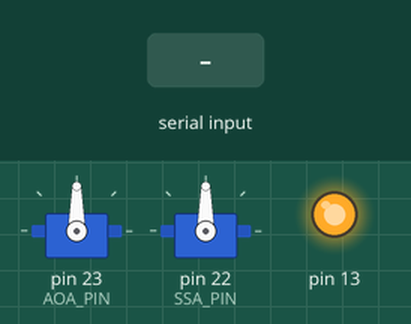
Simulated run of this sketch. Board: Arduino Mega 2560, built with avr-gcc and run on an emulated ATmega2560. On the bench: 2 × servo, output pins drawn as LEDs (lit = HIGH). The test bench sets the inputs (shaded band).

Above: at 1.2 s.
1.3 s: "1" received over Serial
At 1.7 s:
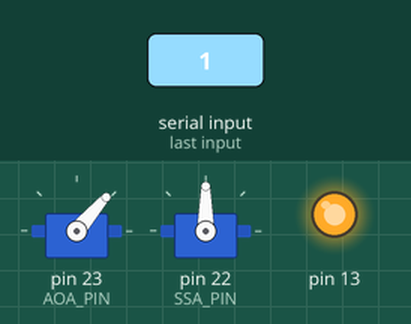
2.8 s: "0" received over Serial
At 4.1 s:
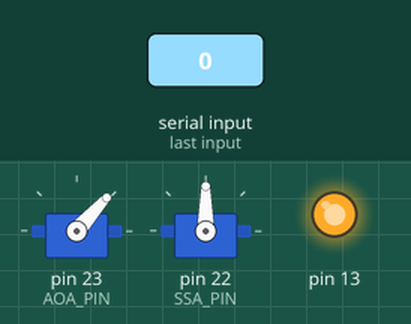
Timing chart, 0 to 5.8 s (numbered marks = the images above; inputs shaded):
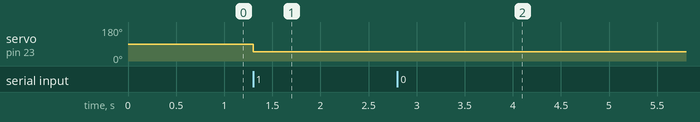

The sketch:

Teensy_Servo_Calibration.ino
```cpp
#include <Servo.h>


#define AOA

#define AOA_PIN 23    //angle of attack servo signal pin
#define SSA_PIN 22    //side slip angle servo signal pin


Servo servo_AOA;
Servo servo_SSA;


void setup()
{
  Serial.begin(115200);

  pinMode(13,OUTPUT);
  digitalWrite(13,HIGH);

  servo_AOA.attach(AOA_PIN);
  servo_AOA.write(90);

  servo_SSA.attach(SSA_PIN);
  servo_SSA.write(90);
}

void loop()
{
  if(Serial.available())
  {
    #ifdef AOA
    servo_AOA.write(Serial.read());
    #else
    servo_SSA.write(Serial.read());
    #endif
  }
}
```

Measured:
- after the input at 1.3 s, servo on pin 23 (AOA_PIN): 90° → 49° at once
- after the input at 2.8 s, servo on pin 23 (AOA_PIN): 49° → 48° at once
